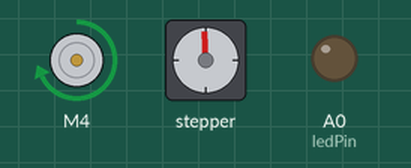
The sketch below on a simulated Arduino Uno, built with avr-gcc and run on an emulated ATmega328P. Parts: DC motor (green arrow = forward, orange = backward, longer = faster), stepper motor, output pins drawn as LEDs (lit = HIGH). Stepper angles assume 200 steps per turn.

Above: at 0.23 s.
At 9.07 s:
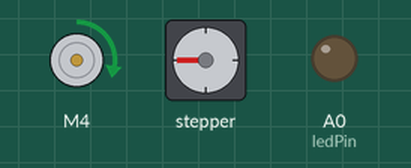
At 21.07 s:
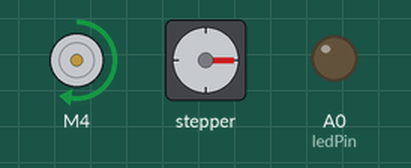
At 39.7 s:
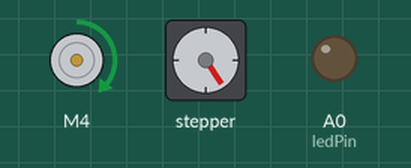
Timing chart, 0 to 40.0 s (numbered marks = the images above):
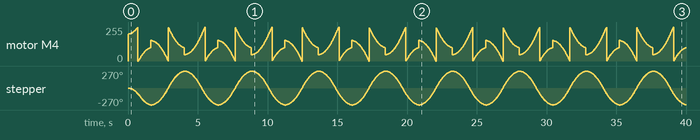

The sketch:

stepper_move_with_led_fading.ino
```cpp
#include <AccelStepper.h>
#include <AFMotor.h>

// two stepper motors one on each port
AF_Stepper motor1(200, 1);
AF_DCMotor motor2(4);

// you can change these to DOUBLE or INTERLEAVE or MICROSTEP!
// wrappers for the first motor!
void forwardstep1() {
  motor1.onestep(FORWARD, SINGLE);
}
void backwardstep1() {
  motor1.onestep(BACKWARD, SINGLE);
}

// Motor shield has two motor ports, now we'll wrap them in an AccelStepper object
AccelStepper stepper1(forwardstep1, backwardstep1);

const int ledPin = A0;


void setup()
{
    pinMode(ledPin, OUTPUT);
    motor2.setSpeed(200);
    motor2.run(RELEASE);
    stepper1.setMaxSpeed(500.0);
    stepper1.setAcceleration(200.0);
    stepper1.moveTo(-150);

}


void loop()
{
    int val = stepper1.distanceToGo();
    if (stepper1.distanceToGo() == 0)
  stepper1.moveTo(-stepper1.currentPosition());
    motor2.run(FORWARD);
    motor2.setSpeed(map(stepper1.distanceToGo(),0,150,100,255));
    stepper1.run();


}
```
